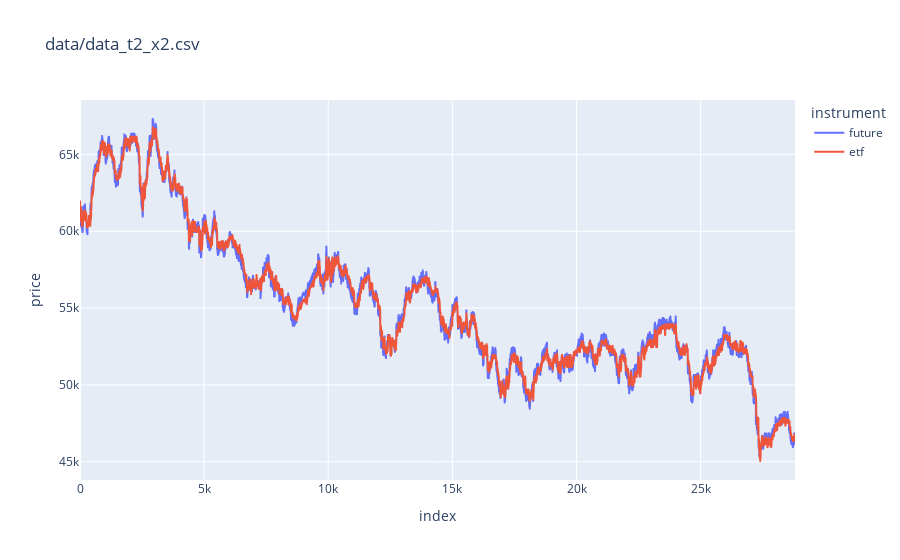

Notebook code for this chart:
### Code cell
plot_price(csv_paths('t2'))

### Figure 1 — Plotly figure (JSON) as saved in the notebook; plotly's stock layout.template omitted (floating-point values rounded to 4 significant figures; data arrays with more than 128 entries replaced by an {"elided": "..."} marker saying what was removed)
{"data": [{"hovertemplate": "instrument=future<br>index=%{x}<br>price=%{y}<extra></extra>", "legendgroup": "future", "line": {"color": "#636efa", "dash": "solid"}, "marker": {"symbol": "circle"}, "mode": "lines", "name": "future", "showlegend": true, "type": "scattergl", "x": {"elided": "14401 int values"}, "xaxis": "x", "y": {"elided": "14401 int values"}, "yaxis": "y"}, {"hovertemplate": "instrument=etf<br>index=%{x}<br>price=%{y}<extra></extra>", "legendgroup": "etf", "line": {"color": "#EF553B", "dash": "solid"}, "marker": {"symbol": "circle"}, "mode": "lines", "name": "etf", "showlegend": true, "type": "scattergl", "x": {"elided": "14401 int values"}, "xaxis": "x", "y": {"elided": "14401 int values"}, "yaxis": "y"}], "layout": {"legend": {"title": {"text": "instrument"}, "tracegroupgap": 0}, "title": {"text": "data/data_t2_x2.csv"}, "xaxis": {"anchor": "y", "domain": [0, 1], "title": {"text": "index"}}, "yaxis": {"anchor": "x", "domain": [0, 1], "title": {"text": "price"}}}}
